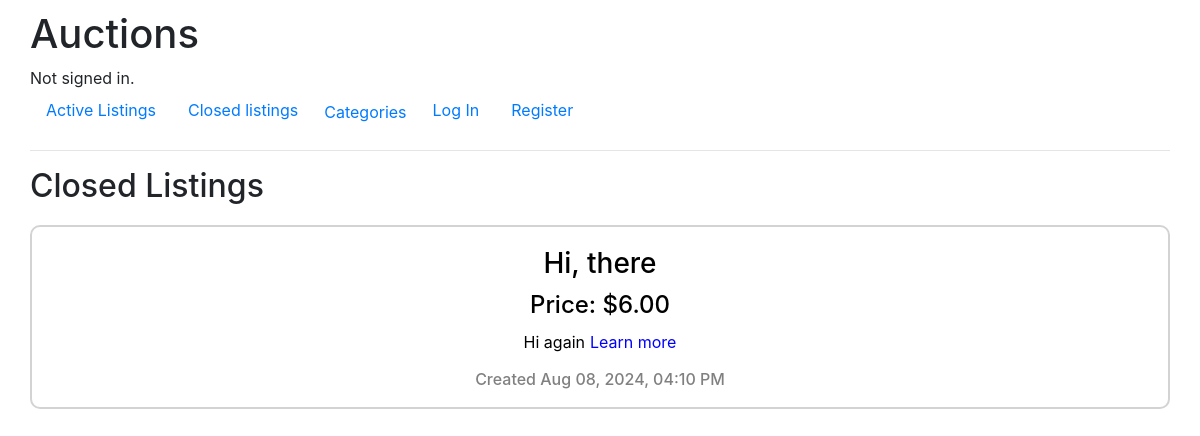
/closed_listings, run on an earlier commit of the app's database.
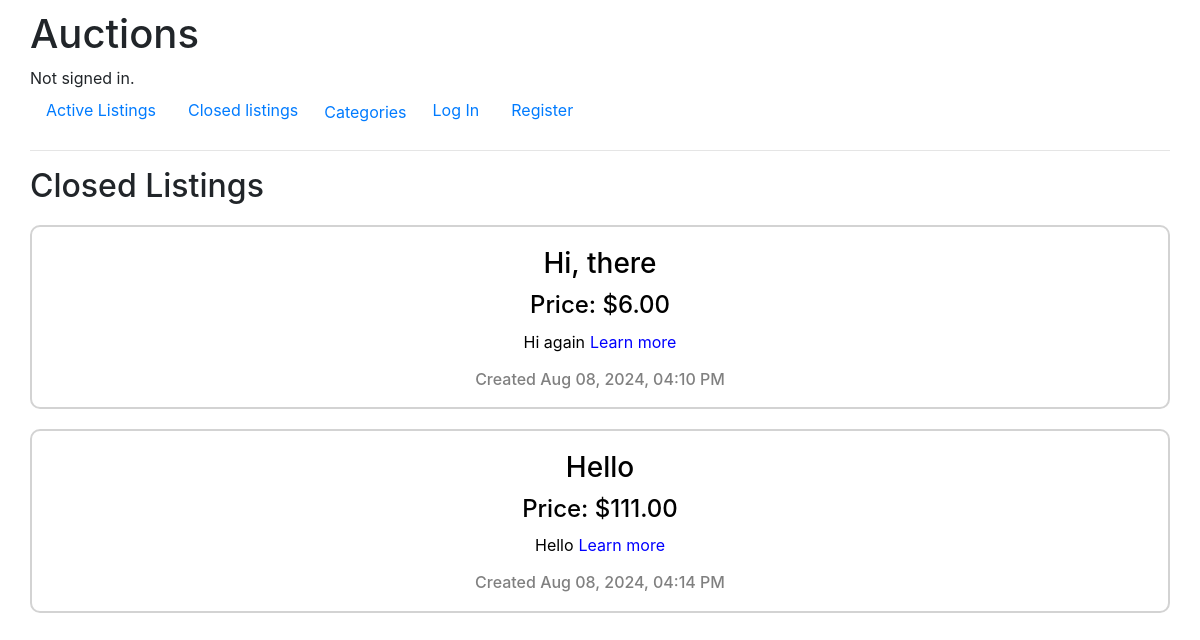
And on a later commit of the database.
### auctions/models.py (models this page shows)
class Listing(models.Model):
    user= models.ForeignKey(User, on_delete=models.CASCADE, blank=False, null=False)
    title = models.CharField(max_length=64, unique=True, null=False, blank=False)
    description = models.CharField(max_length=1024, null=False, blank=False)
    starting_bid = models.DecimalField(max_digits=7, decimal_places=2, blank=False, null=False)
    highest_bid = models.DecimalField(max_digits=7, decimal_places=2, blank=False, null=False)
    image = models.URLField(blank=True, null=True)
    time = models.CharField(max_length=32, null=False, blank=False)
    CATEGORY_CHOICES = [
        ("books", "Books"),
        ("technology", "Technology"),
        ("appliances", "Appliances"),
        ("clothes", "Clothes"),
        ("accessories", "Accessories"),
    ]
    category = models.CharField(blank=True, max_length=64, choices=CATEGORY_CHOICES, null=False)
    closed = models.BooleanField(default=False)

### auctions/views.py (the view)
# urls.py: path("closed_listings", views.closed_listings, name="closed_listings"),
def closed_listings(request):
    listings = Listing.objects.filter(closed=True)
    return render(request, "auctions/closed_listings.html", {
        "listings": listings
    })

### auctions/templates/auctions/closed_listings.html (shortened to what this page needs)
{% extends "auctions/layout.html" %}
{% block body %}
    <h2>Closed Listings</h2>
    {% for listing in listings %}
    <a class="listing_link" href="{% url 'closed_listing' title=listing.title %}">
        <div class="listing">
            <div style="width: 100%; margin: 0;">
                <h3 class="center">{{listing.title}}</h3>
                <h4 class="center">Price: ${{ listing.highest_bid }}</h4>
                <p class="center">{{ listing.description|truncatechars:50 }}<span class="learn_more">Learn more </span></p>
                <h6 class="time_creation center">Created {{ listing.time }}</h6>
            </div>
        </div>
    </a>
    {% endfor %}
{% endblock %}

What changed in the data, as far as the page shows it:
now on this page (row edited): Listing: title "Hello", highest_bid "111.00", description "Hello", time "Aug 08, 2024, 04:14 PM"
